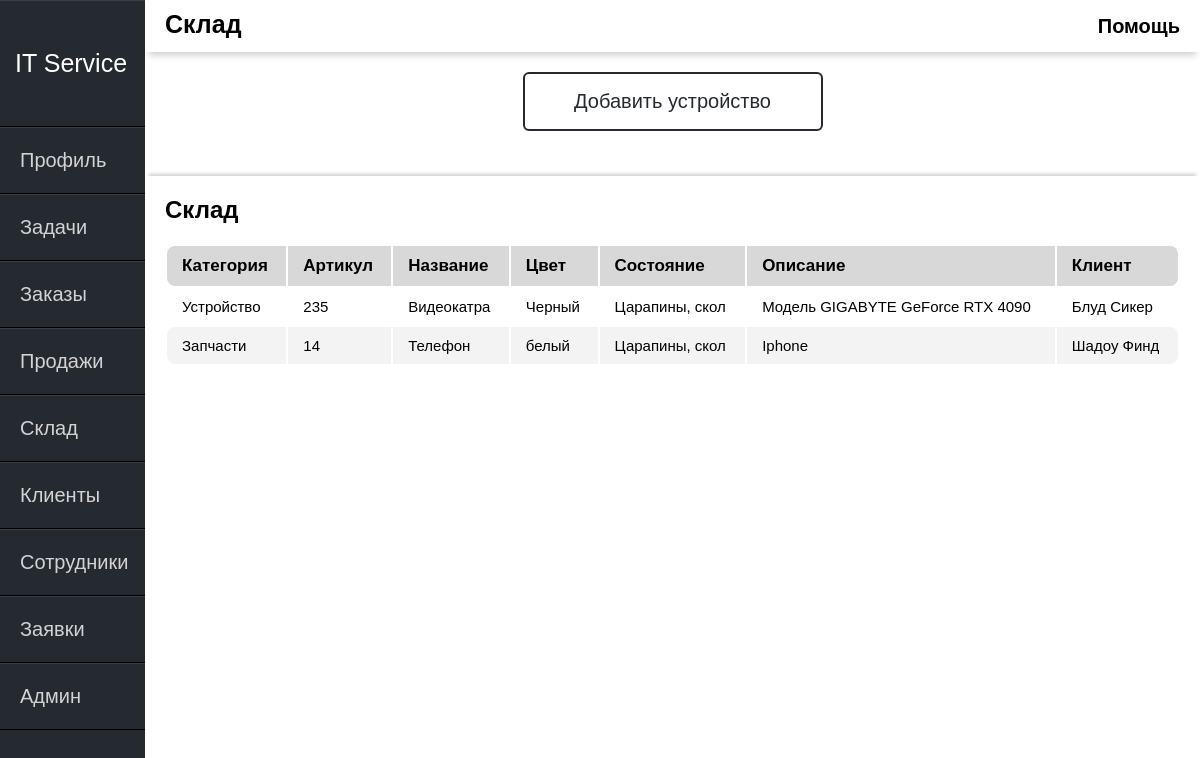
/inventory/ (signed in), run on an earlier commit of the app's database.
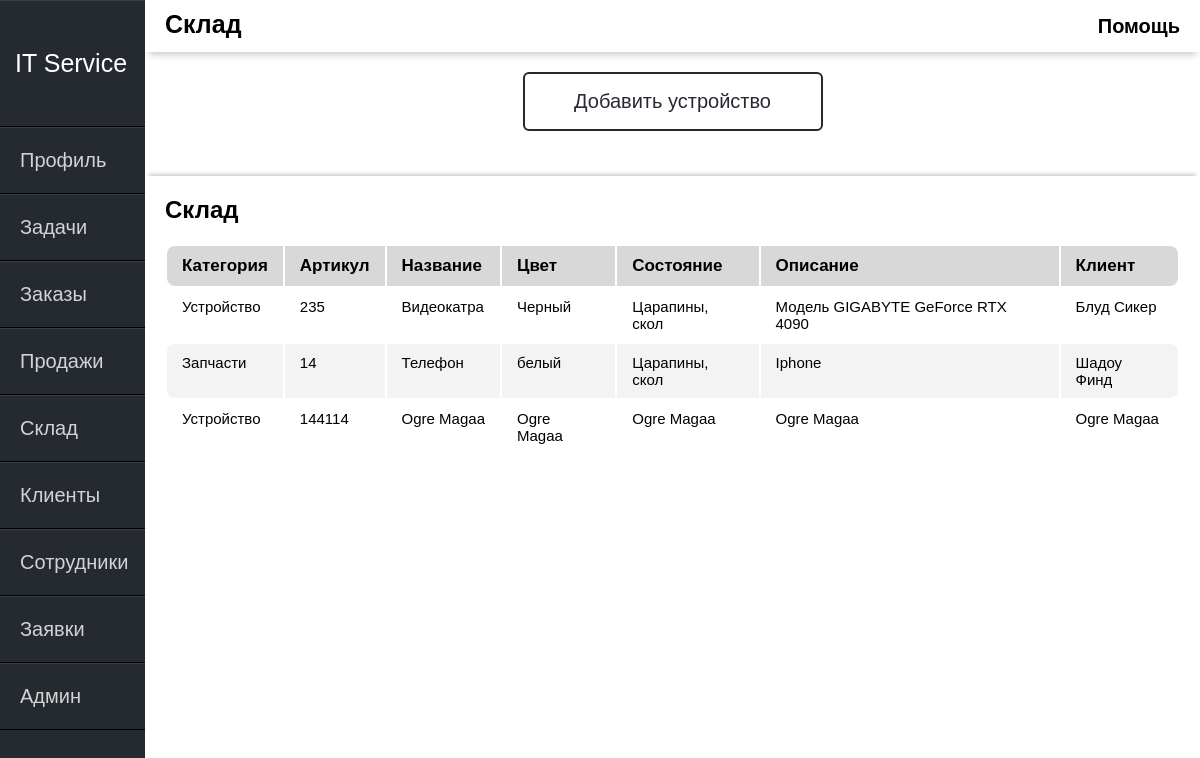
And on a later commit of the database.
### itservice/models.py (models this page shows, shortened)
class inventory(models.Model):
    Type = (
        ('Устройство', 'Устройство'),
        ('Запчасти', 'Запчасти')
    )
    inventory_type = models.CharField(max_length=15, choices=Type,
                                      default='Устройство', verbose_name="Категория")
    inventory_article = models.IntegerField(verbose_name="Артикул")
    inventory_name = models.CharField(max_length=50, verbose_name="Название")
    inventory_color = models.CharField(max_length=40, verbose_name="Цвет")
    inventory_condition = models.CharField(max_length=100, verbose_name="Состояние")
    inventory_description = models.CharField(max_length=1000, verbose_name="Описание")
    inventory_client = models.ForeignKey(client, on_delete=models.PROTECT, null=True, verbose_name="Клиент")

class client(models.Model):
    Type = (
        ('Компания', 'Компания'),
        ('Физ.Лицо', 'Физ.Лицо')
    )
    Found = (
        ('Знакомые', 'Знакомые'),
        ('Интернет', 'Интернет'),
        ('Реклама', 'Реклама')
    )
    client_type = models.CharField(max_length=15, choices=Type,
                                   default='Физ.лицо', verbose_name="Тип клиента")
    client_name = models.CharField(max_length=50, verbose_name="Имя клиента")
    client_phone = models.CharField(max_length=40, verbose_name="Номер телефона")
    client_email = models.CharField(max_length=100, verbose_name="Email")
    client_address = models.CharField(max_length=50, verbose_name="Адрес")
    client_found = models.CharField(max_length=15, choices=Found, default='Знакомые',
                                    verbose_name="Откуда клиент узнал о нас?")
    def __str__(self):
        return self.client_name

### itservice/views.py (the view)
# urls.py: path('inventory/', views.Inventory, name="inventory"),
def Inventory(request):
    if request.method == 'POST':
        form_invent = AddInventFrom(request.POST)
        if form_invent.is_valid():
            form_invent.save()
            return redirect('inventory')
    else:
        form_invent = AddInventFrom()
    invent = inventory.objects.all()
    return render(request, 'itservice/inventory.html', {'invent': invent, 'form': form_invent})

### itservice/templates/itservice/inventory.html (shortened to what this page needs)
{% extends 'itservice/main.html' %}
{% block content %}
<div class="header-name">
    Склад
</div>
 <div class="help">
    <span class="tooltip" data-title="Это склад товаров.Размещайте продукты на складе,
     чтобы организовать свои запасы, отслеживать уровень запасов и
     автоматизировать процессы управления.">Помощь</span>
 </div>
{% endblock %}
{% block content1 %}
<div class="main-window">
    <button class="btn" id="open">Добавить устройство</button>
<div class="ok"></div>
    <div class="warpper">
        <div class="panels">
            <div class="panel-title">Склад</div>
            <table class="table">
                <thead>
                <tr>
                    <th>Категория</th>
                    <th>Артикул</th>
                    <th>Название</th>
                    <th>Цвет</th>
                    <th>Состояние</th>
                    <th>Описание</th>
                    <th>Клиент</th>
                </tr>
                </thead>
                <tbody>
                {% for i in invent%}
                <tr>
                    <td>{{i.inventory_type}}</td>
                    <td>{{i.inventory_article}}</td>
                    <td>{{i.inventory_name}}</td>
                    <td>{{i.inventory_color}}</td>
                    <td>{{i.inventory_condition}}</td>
                    <td>{{i.inventory_description}}</td>
                    <td>{{i.inventory_client}}</td>
                </tr>
                {% endfor %}
                </tbody>
            </table>
        </div>
    </div>
</div>
{% endblock %}

What changed in the data, as far as the page shows it:
added inventory: inventory_type "Устройство", inventory_article "144114", inventory_name "Ogre Magaa", inventory_color "Ogre Magaa", inventory_condition "Ogre Magaa", inventory_description "Ogre Magaa", inventory_client "Ogre Magaa"
